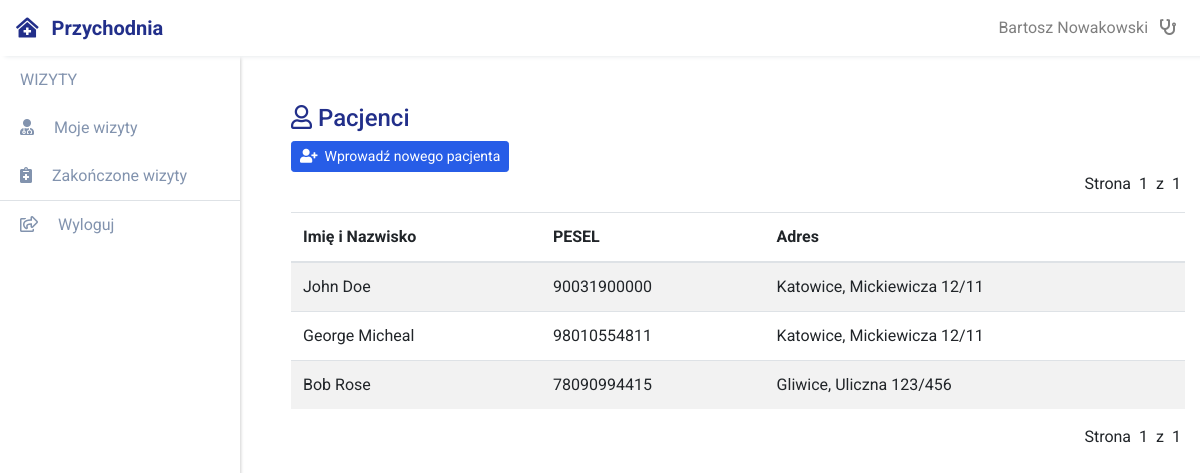
The page /przychodnia/pacjenci/ (signed in) on the database as committed earlier.
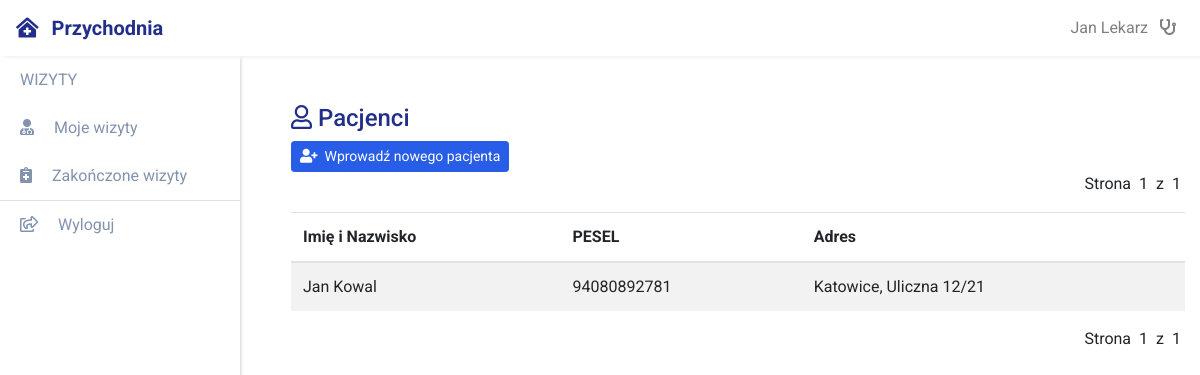
The same page on the database as committed later.
### przychodnia_app/models.py (models this page shows)
class Lekarz(CommonProfileModel):
    user = models.OneToOneField(User, on_delete=models.PROTECT)
    role = models.CharField(max_length=16, default="LEKARZ", editable=False)
    npwz = models.CharField("NPWZ", max_length=7, unique=True)
    class Meta:
        verbose_name_plural = "Lekarze"

### przychodnia_pacjent/models.py (models this page shows, shortened)
class Pacjent(CommonProfileModel):
    adres = models.ForeignKey(Adres, on_delete=models.PROTECT)
    pesel = models.CharField("PESEL", max_length=11, unique=True)
    class Meta:
        verbose_name_plural = "Pacjenci"

class Adres(models.Model):
    miejscowosc = models.CharField("Miejscowość", max_length=32)
    ulica = models.CharField("Ulica", max_length=32)
    nr_domu = models.CharField("Numer domu", max_length=16)
    nr_lokalu = models.CharField("Numer Lokalu", max_length=16)
    def __str__(self):
        return "%s, %s %s/%s" % (self.miejscowosc, self.ulica, self.nr_domu, self.nr_lokalu)
    class Meta:
        verbose_name_plural = "Adresy Zamieszkania"

### przychodnia_app/views/views_przychodnia.py (the view)
@method_decorator(login_required(login_url='/login'), name='dispatch')
@method_decorator(uprawnienia_wspolne_lekarz_rejestratorka, name='dispatch')
class PrzychodniaPacjentLista(ListView):
    template_name = "przychodnia_app/pacjent-lista.html"
    model = Pacjent
    context_object_name = 'pacjenci'
    paginate_by = 25
    def get_context_data(self, **kwargs):
        context = super().get_context_data(**kwargs)
        return context

### common/context_processors.py (called while the page is built)
def common_context(request):
    profile = None
    if request.user.is_authenticated:
        if not profile and request.user.role and request.user.role == "REJ":
            profile = Rejestratorka.objects.get(user=request.user)
        if not profile and request.user.role and request.user.role == "LEK":
            profile = Lekarz.objects.get(user=request.user)
    context = {
        "time_now": timezone.now(),
        "pacjenci_count": Pacjent.objects.count(),
        "nowe_wizyty_count": Wizyta.wizyty.get_new().count(),
        "stare_wizyty_count": Wizyta.wizyty.get_old().count(),
        "profile": profile,
    }
    return context

### common/models.py (called while the page is built)
    def __str__(self):
        return "%s %s" % (self.imie, self.nazwisko)

### przychodnia_wizyta/models.py (called while the page is built)
    def get_old(self):
        return self.filter(
            Q(status='REJ') & Q(dt_rej__lte=timezone.now() - timedelta(hours=12)))

    def get_new(self):
        return self.filter(
            Q(status='REJ') & Q(dt_rej__gte=timezone.now() - timedelta(hours=12)))

    def get_queryset(self):
        return WizytaQuerySet(self.model, using=self._db)

    def get_old(self):
        return self.get_queryset().get_old()

    def get_new(self):
        return self.get_queryset().get_new()

### przychodnia_app/templates/przychodnia_app/pacjent-lista.html (shortened to what this page needs)
{% extends 'przychodnia_app/extend/base_przychodnia.html' %}
{% block content %}
<h4><i class="far fa-user"></i>&nbsp;Pacjenci</h4>
<a class="btn btn-primary btn-sm" href="{% url 'przychodnia_app:rejestratorka-dodaj-pacjenta' %}"><i class="fas fa-user-plus"></i>
  &nbsp;Wprowadź nowego pacjenta
</a>
{% include 'przychodnia_app/include/pagination.html' %}
<table class="table table-striped">
  <thead>
    <tr>
      <th scope="col">Imię i Nazwisko</th>
      <th scope="col">PESEL</th>
      <th scope="col">Adres</th>
    </tr>
  </thead>
  <tbody>
    {% for pacjent in pacjenci %}
    <tr>
      <td>{{pacjent.imie}} {{pacjent.nazwisko}}</td>
      <td>{{pacjent.pesel}}</td>
      <td>{{pacjent.adres}}</td>
    </tr>
    {% empty %}
    <tr>
      <td colspan="3" class="text-center">
        -Brak-
      </td>
    </tr>
    {% endfor %}
  </tbody>
</table>
{% include 'przychodnia_app/include/pagination.html' %}
{% endblock %}

### przychodnia_app/templates/przychodnia_app/extend/base_przychodnia.html (shortened to what this page needs)
{% extends 'common/extend/base.html' %}
{% block left_panel %}
<div class="left-panel">
  {% if request.user.role == "LEK" %}
  <ul class="list-group">
    <li class="list-group-item header d-flex justify-content-between align-items-center">
      <span>
        wizyty
      </span>
    </li>
    <li class="list-group-item {% if request.resolver_match.url_name == 'lekarz-moje-wizyty' %}active{% endif %} d-flex justify-content-between align-items-center">
      <span>
        <i class="fas fa-user-md"></i>
        <a href="{% url 'przychodnia_app:lekarz-moje-wizyty' %}">
          Moje wizyty
        </a>
      </span>
    </li>
    <li class="list-group-item {% if request.resolver_match.url_name == 'lekarz-moje-zakonczone-wizyty' %}active{% endif %} d-flex justify-content-between align-items-center">
      <span>
        <i class="fas fa-notes-medical"></i>
        <a href="{% url 'przychodnia_app:lekarz-moje-zakonczone-wizyty' %}">
          Zakończone wizyty
        </a>
      </span>
    </li>
    <li class="list-group-item d-flex justify-content-between align-items-center border-top">
      <span>
        <i class="far fa-share-square"></i>
        <a href="{% url 'common:logout' %}">Wyloguj</a>
      </span>
    </li>
  </ul>
  {% endif %}
</div>
{% endblock %}
{% block child_content %}
<div class="row">
  <div class="col-12">
    {% block content %}{% endblock %}
  </div>
</div>
{% endblock %}

### common/templates/common/extend/base.html (shortened to what this page needs)
{% load staticfiles %}
<!DOCTYPE html>
<html lang="en" dir="ltr">
  <head>
    <link rel="stylesheet" href="{% static 'css/select2.min.css' %}">
    <link rel="stylesheet" href="{% static 'css/app.css' %}">
    <link rel="stylesheet" href="{% static 'css/shame.css' %}">
  <body>
  <nav class="fixed-top navbar navbar-expand-lg navbar-light" id="header_nav">
    <a class="navbar-brand">
      <span>
        <i class="fas fa-clinic-medical"></i>
        <span class="pl-2">Przychodnia</span>
      </span>
    </a>
    <div class="collapse navbar-collapse show" id="header_nav_collapse">
      <ul class="navbar-nav ml-auto">
        {% if user.role == "REJ" %}
        <li class="nav-item popover-profile-rejestratorka">
        {% elif user.role == "LEK" %}
        <li class="nav-item popover-profile-lekarz">
        {% else %}
        <li class="nav-item popover-profile">
        {% endif %}
          <a class="nav-link" href="#">
            <span class="pr-2">{{profile}}</span>
            {% if user.role == "REJ" %}
              <i class="fas fa-user-nurse" title="Rejestratorka"></i>
            {% elif user.role == "LEK" %}
              <i class="fas fa-stethoscope" title="Lekarz"></i>
            {% endif %}
          </a>
        </li>
      </ul>
    </div>
  </nav>
  <div id="sidebar">
    {% block left_panel %}{% endblock %}
    <div class="main-content pt-5">
      <div class="container">
          {% block child_content %}{% endblock %}
      </div>
    </div>
</body>
</body>
</html>

### przychodnia_app/templates/przychodnia_app/include/pagination.html (shortened to what this page needs)
<nav class="m-0 p-0">
  <div class="d-flex flex-row-reverse">
    <div>
      <ul class="pagination pagination-sm justify-content-end">
        <li class="page-item px-1">
          Strona
        </li>
        <li class="page-item px-1">{{page_obj.number}}</li>
        <li class="page-item px-1">z</li>
        <li class="page-item px-1">
            {{paginator.num_pages}}
        </li>
      </ul>
    </div>
  </div>
</nav>

Rows that differ between the two databases and show on the page:
removed Pacjent: imie "George", nazwisko "Micheal", pesel "98010554811", adres "Katowice, Mickiewicza 12/11"
removed Pacjent: imie "Bob", nazwisko "Rose", pesel "78090994415", adres "Gliwice, Uliczna 123/456"
changed Lekarz: imie+nazwisko "Bartosz Nowakowski" → "Jan Lekarz"
changed Pacjent: imie "John" → "Jan"; nazwisko "Doe" → "Kowal"; pesel "90031900000" → "94080892781"; adres "Katowice, Mickiewicza 12/11" → "Katowice, Uliczna 12/21"
